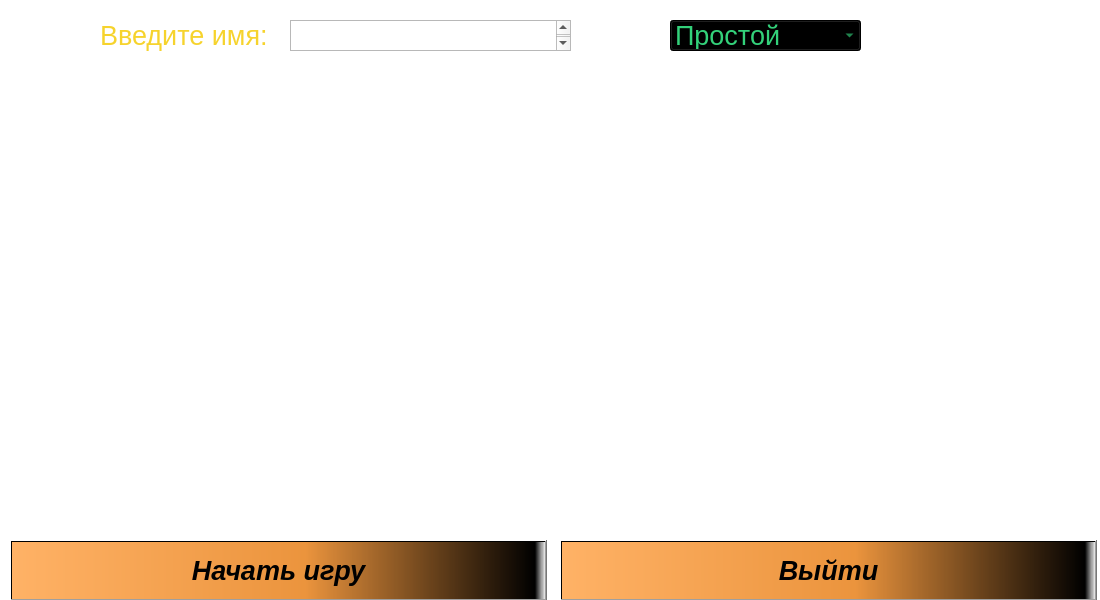
<?xml version="1.0" encoding="UTF-8"?>
<ui version="4.0">
 <class>MainWindow</class>
 <widget class="QMainWindow" name="MainWindow">
  <property name="geometry">
   <rect>
    <x>0</x>
    <y>0</y>
    <width>1100</width>
    <height>600</height>
   </rect>
  </property>
  <property name="font">
   <font>
    <pointsize>15</pointsize>
   </font>
  </property>
  <property name="windowTitle">
   <string>MainWindow</string>
  </property>
  <widget class="QWidget" name="centralwidget">
   <widget class="QTextEdit" name="nameTextEdit">
    <property name="geometry">
     <rect>
      <x>290</x>
      <y>20</y>
      <width>281</width>
      <height>31</height>
     </rect>
    </property>
   </widget>
   <widget class="QComboBox" name="comboBox">
    <property name="geometry">
     <rect>
      <x>670</x>
      <y>20</y>
      <width>191</width>
      <height>31</height>
     </rect>
    </property>
    <property name="font">
     <font>
      <pointsize>20</pointsize>
     </font>
    </property>
    <property name="styleSheet">
     <string notr="true">background-color: qconicalgradient(cx:0, cy:0, angle:135, stop:0 rgba(255, 255, 0, 69), stop:0.375 rgba(255, 255, 0, 69), stop:0.423533 rgba(251, 255, 0, 145), stop:0.45 rgba(247, 255, 0, 208), stop:0.477581 rgba(255, 244, 71, 130), stop:0.518717 rgba(255, 218, 71, 130), stop:0.55 rgba(255, 255, 0, 255), stop:0.57754 rgba(255, 203, 0, 130), stop:0.625 rgba(255, 255, 0, 69), stop:1 rgba(255, 255, 0, 69));
color: rgb(51, 209, 122);
</string>
    </property>
    <item>
     <property name="text">
      <string>Простой</string>
     </property>
    </item>
    <item>
     <property name="text">
      <string>Средний</string>
     </property>
    </item>
    <item>
     <property name="text">
      <string>Сложный</string>
     </property>
    </item>
   </widget>
   <widget class="QLabel" name="nameLabel">
    <property name="geometry">
     <rect>
      <x>100</x>
      <y>20</y>
      <width>181</width>
      <height>31</height>
     </rect>
    </property>
    <property name="font">
     <font>
      <pointsize>20</pointsize>
     </font>
    </property>
    <property name="styleSheet">
     <string notr="true">color: rgb(246, 211, 45);</string>
    </property>
    <property name="text">
     <string>Введите имя:</string>
    </property>
   </widget>
   <widget class="QGraphicsView" name="background">
    <property name="geometry">
     <rect>
      <x>-10</x>
      <y>-10</y>
      <width>1120</width>
      <height>621</height>
     </rect>
    </property>
   </widget>
   <widget class="QPushButton" name="startButton">
    <property name="geometry">
     <rect>
      <x>10</x>
      <y>540</y>
      <width>537</width>
      <height>61</height>
     </rect>
    </property>
    <property name="font">
     <font>
      <pointsize>20</pointsize>
      <italic>true</italic>
      <bold>true</bold>
     </font>
    </property>
    <property name="mouseTracking">
     <bool>false</bool>
    </property>
    <property name="styleSheet">
     <string notr="true">background-color: qlineargradient(spread:pad, x1:0, y1:0, x2:1, y2:0, stop:0 rgba(255, 178, 102, 255), stop:0.55 rgba(235, 148, 61, 255), stop:0.98 rgba(0, 0, 0, 255), stop:1 rgba(0, 0, 0, 0));</string>
    </property>
    <property name="text">
     <string>Начать игру</string>
    </property>
   </widget>
   <widget class="QPushButton" name="exitButton">
    <property name="geometry">
     <rect>
      <x>560</x>
      <y>540</y>
      <width>537</width>
      <height>61</height>
     </rect>
    </property>
    <property name="font">
     <font>
      <pointsize>20</pointsize>
      <italic>true</italic>
      <bold>true</bold>
     </font>
    </property>
    <property name="styleSheet">
     <string notr="true">background-color: qlineargradient(spread:pad, x1:0, y1:0, x2:1, y2:0, stop:0 rgba(255, 178, 102, 255), stop:0.55 rgba(235, 148, 61, 255), stop:0.98 rgba(0, 0, 0, 255), stop:1 rgba(0, 0, 0, 0));</string>
    </property>
    <property name="text">
     <string>Выйти</string>
    </property>
   </widget>
   <zorder>background</zorder>
   <zorder>nameTextEdit</zorder>
   <zorder>comboBox</zorder>
   <zorder>nameLabel</zorder>
   <zorder>startButton</zorder>
   <zorder>exitButton</zorder>
  </widget>
 </widget>
 <resources/>
 <connections/>
</ui>
